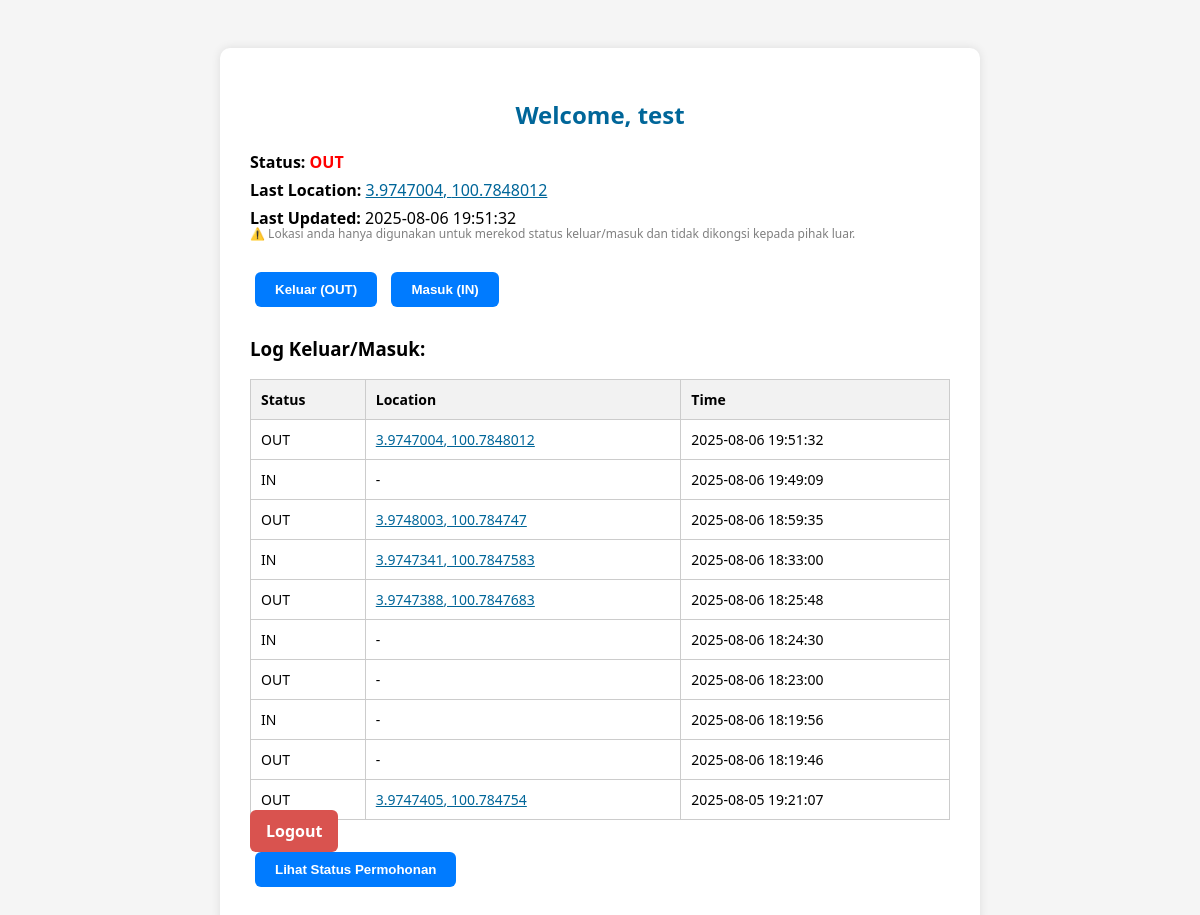
Page /studentdashboard.php (signed in) on the committed database.
### tables this page shows
CREATE TABLE `student_log` (
  `id` int(11) NOT NULL,
  `student_id` int(11) NOT NULL,
  `status` enum('IN','OUT') NOT NULL,
  `location` varchar(255) DEFAULT NULL,
  `timestamp` datetime DEFAULT current_timestamp()
);

### studentdashboard.php (the view, shortened to what this page needs)
<?php
$studentId = $_SESSION['student_id'];
$studentName = $_SESSION['student_name'];
$servername = "sql206.infinityfree.com";
$username   = "if0_39634793";
$password   = "testingbdserver";
$dbname     = "if0_39634793_pbdouting";
$conn = new mysqli($servername, $username, $password, $dbname);
$sql = "SELECT status, location, timestamp FROM student_log WHERE student_id = ? ORDER BY timestamp DESC LIMIT 1";
$stmt = $conn->prepare($sql);
$stmt->bind_param("i", $studentId);
$stmt->execute();
$result = $stmt->get_result();
$latest = $result->fetch_assoc();
$sql_log = "SELECT status, location, timestamp FROM student_log WHERE student_id = ? ORDER BY timestamp DESC";
$stmt_log = $conn->prepare($sql_log);
$stmt_log->bind_param("i", $studentId);
$stmt_log->execute();
$log_result = $stmt_log->get_result();
?>
<!DOCTYPE html>
<html>
<head>
</head>
<body>
    <div class="container">
        <h2>Welcome, <?= htmlspecialchars($studentName) ?></h2>
        <div class="info">
            <p><strong>Status:</strong>
                <?php if ($latest && $latest['status'] === 'OUT'): ?>
                    <span class="status-out">OUT</span>
                <?php elseif ($latest && $latest['status'] === 'IN'): ?>
                    <span class="status-in">IN</span>
                <?php else: ?>
                    Not Set
                <?php endif; ?>
            </p>
            <p><strong>Last Location:</strong>
                <?php
                if (!empty($latest['location']) && strpos($latest['location'], ',') !== false):
                    list($lat, $lon) = explode(",", $latest['location']);
                    $lat = trim($lat);
                    $lon = trim($lon);
                ?>
                    <a class="map-link" href="https://www.google.com/maps?q=<?= $lat ?>,<?= $lon ?>" target="_blank">
                        <?= $lat ?>, <?= $lon ?>
                    </a>
                <?php else: ?>
                    -
                <?php endif; ?>
            </p>
            <p><strong>Last Updated:</strong> <?= $latest['timestamp'] ?? '-' ?></p>
        </div>
        <div class="privacy">
            ⚠️ Lokasi anda hanya digunakan untuk merekod status keluar/masuk dan tidak dikongsi kepada pihak luar.
        </div>
        <div class="actions">
            <button onclick="sendStatus('OUT')">Keluar (OUT)</button>
            <button onclick="sendStatus('IN')">Masuk (IN)</button>
        </div>
        <div class="logs">
            <h3>Log Keluar/Masuk:</h3>
            <?php if ($log_result->num_rows > 0): ?>
                <table>
                    <tr><th>Status</th><th>Location</th><th>Time</th></tr>
                    <?php while ($row = $log_result->fetch_assoc()): ?>
                        <tr>
                            <td><?= htmlspecialchars($row['status']) ?></td>
                            <td>
                                <?php
                                if (!empty($row['location']) && strpos($row['location'], ',') !== false):
                                    list($lat, $lon) = explode(",", $row['location']);
                                    $lat = trim($lat);
                                    $lon = trim($lon);
                                ?>
                                    <a class="map-link" href="https://www.google.com/maps?q=<?= $lat ?>,<?= $lon ?>" target="_blank">
                                        <?= $lat ?>, <?= $lon ?>
                                    </a>
                                <?php else: ?>
                                    -
                                <?php endif; ?>
                            </td>
                            <td><?= htmlspecialchars($row['timestamp']) ?></td>
                        </tr>
                    <?php endwhile; ?>
                </table>
            <?php else: ?>
                <p>No outing log yet.</p>
            <?php endif; ?>
        </div>
        <div class="logout">
            <a href="logout.php">Logout</a>
        </div>
          <a href="studentstatus.php"><button class="btn">Lihat Status Permohonan</button></a>
    </div>
</body>
</html>

### studentdashboard.php (style rules this page uses)
body { font-family: 'Segoe UI', sans-serif; background: #f5f5f5; padding: 40px; display: flex; flex-direction: column; align-items: center; }
.container { background: white; padding: 30px; border-radius: 10px; max-width: 700px; width: 100%; box-shadow: 0 0 10px rgba(0,0,0,0.1); }
h2 { text-align: center; color: #006699; }
.info p { margin: 6px 0; }
.status-out { color: red; font-weight: bold; }
button { padding: 10px 20px; margin: 10px 5px; border: none; border-radius: 6px; background-color: #007bff; color: white; font-weight: bold; cursor: pointer; }
table { width: 100%; margin-top: 15px; border-collapse: collapse; }
th, td { border: 1px solid #ccc; padding: 10px; font-size: 14px; text-align: left; }
th { background: #f2f2f2; }
.logout a { text-decoration: none; color: white; background: #d9534f; padding: 10px 16px; border-radius: 6px; font-weight: bold; }
.privacy { font-size: 12px; color: gray; margin-top: -10px; margin-bottom: 20px; }
a.map-link { color: #006699; text-decoration: underline; }

### rows in the picture
student_log: timestamp "2025-08-06 19:51:32", status "OUT", lat "3.9747004", lon "100.7848012"
student_log: status "IN", timestamp "2025-08-06 19:49:09"
student_log: status "OUT", lat "3.9748003", lon "100.784747", timestamp "2025-08-06 18:59:35"
student_log: status "IN", lat "3.9747341", lon "100.7847583", timestamp "2025-08-06 18:33:00"
student_log: status "OUT", lat "3.9747388", lon "100.7847683", timestamp "2025-08-06 18:25:48"
student_log: status "IN", timestamp "2025-08-06 18:24:30"
student_log: status "OUT", timestamp "2025-08-06 18:23:00"
student_log: status "IN", timestamp "2025-08-06 18:19:56"
student_log: status "OUT", timestamp "2025-08-06 18:19:46"
student_log: status "OUT", lat "3.9747405", lon "100.784754", timestamp "2025-08-05 19:21:07"

### other values in the picture
$studentName "test"
$lat "3.9747004"
$lon "100.7848012"
